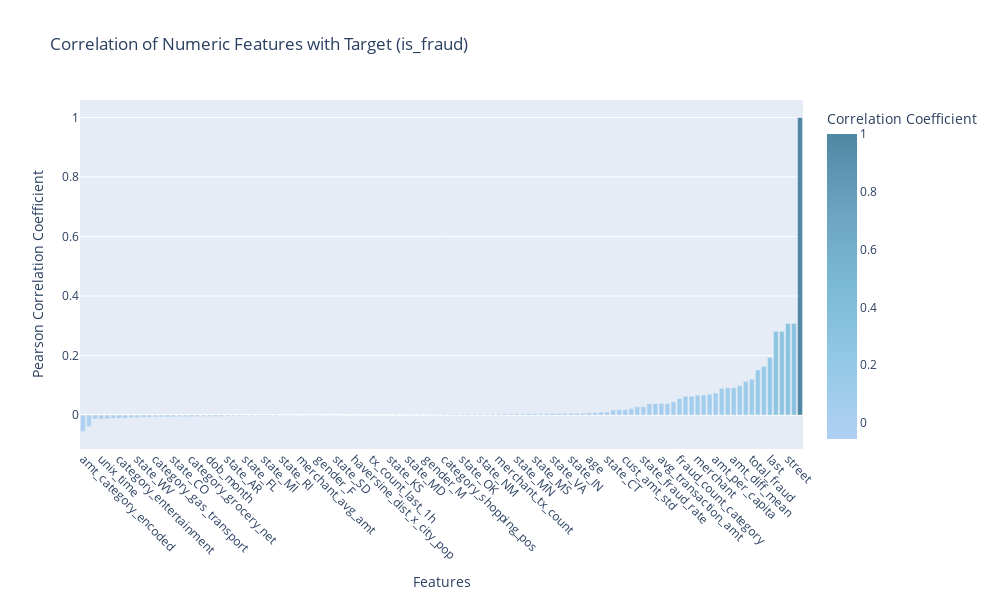

The cell this chart's notebook holds for it:
### Code cell
numeric_features = train_df.select_dtypes(include=['int64', 'float64','int32','int8','int16']).columns.tolist()
numeric_features = [col for col in numeric_features if col != 'cc_num']

# Compute correlation with target
target_col = 'is_fraud'
features_for_corr = numeric_features.copy()
if target_col not in features_for_corr:
    features_for_corr.append(target_col)

correlation_with_target = train_df[features_for_corr].corr()[target_col].sort_values()

# Interactive bar chart
pastel_blue_colors = ['#b0d0f3', '#93c9e6', '#7cb9d4', '#6ca3c1', '#4f87a3']

fig = px.bar(
    x=correlation_with_target.index,
    y=correlation_with_target.values,
    labels={"x": "Features", "y": "Pearson Correlation Coefficient"},
    title=f"Correlation of Numeric Features with Target ({target_col})",
    color=correlation_with_target.values,
    color_continuous_scale=pastel_blue_colors
)

fig.update_layout(
    xaxis=dict(title="Features", tickangle=45),
    yaxis=dict(title="Pearson Correlation Coefficient"),
    coloraxis_colorbar=dict(title="Correlation Coefficient"),
    height=600,
    width=1000
)

fig.show()

### Figure 1 — Plotly figure (JSON) as saved in the notebook; plotly's stock layout.template omitted (floating-point values rounded to 4 significant figures)
{"data": [{"hovertemplate": "Features=%{x}<br>Pearson Correlation Coefficient=%{y}<br>color=%{marker.color}<extra></extra>", "legendgroup": "", "marker": {"color": [-0.05535, -0.03855, -0.01342, -0.01307, -0.01262, -0.01105, -0.01074, -0.01047, -0.009257, -0.008779, -0.007513, -0.007383, -0.006112, -0.006018, -0.005958, -0.005874, -0.005723, -0.005603, -0.005369, -0.005074, -0.004797, -0.004783, -0.004551, -0.004143, -0.003404, -0.003071, -0.00292, -0.002759, -0.002443, -0.002388, -0.002344, -0.002271, -0.002229, -0.001166, -0.001056, -0.0009828, -0.0007789, -0.0007755, -0.0007742, -0.0007475, -0.0007475, -0.0007079, -0.0006793, -0.0006587, -0.0006088, -0.0005521, -0.0005397, -0.0004091, -0.0004091, -0.0004091, -0.0003209, -0.0003018, 0.0004503, 0.0005031, 0.0006115, 0.000628, 0.0007475, 0.0007475, 0.0008853, 0.00125, 0.002115, 0.002305, 0.002471, 0.00268, 0.002973, 0.002979, 0.003093, 0.003097, 0.003144, 0.003277, 0.003394, 0.003664, 0.003749, 0.004292, 0.0044, 0.004619, 0.004703, 0.005053, 0.00523, 0.005351, 0.005383, 0.005768, 0.00604, 0.00609, 0.007513, 0.008013, 0.01002, 0.01037, 0.01698, 0.01801, 0.01801, 0.02164, 0.02798, 0.0284, 0.03794, 0.03893, 0.03893, 0.03893, 0.04468, 0.05503, 0.06318, 0.06332, 0.06733, 0.06733, 0.06978, 0.0739, 0.08993, 0.09146, 0.09146, 0.09849, 0.1132, 0.1202, 0.1516, 0.1638, 0.194, 0.2813, 0.2813, 0.3078, 0.3078, 1.0], "coloraxis": "coloraxis", "pattern": {"shape": ""}}, "name": "", "orientation": "v", "showlegend": false, "textposition": "auto", "type": "bar", "x": ["amt_category_encoded", "transaction_count", "category_home", "unix_time", "category_kids_pets", "category_food_dining", "category_entertainment", "category_health_fitness", "category_personal_care", "state_WV", "dob_year", "category_misc_pos", "category_gas_transport", "state_OH", "state_VT", "state_CO", "state_UT", "state_WY", "category_grocery_net", "job_code", "state_TX", "dob_month", "category_travel", "state_NV", "state_AR", "state_ME", "state_LA", "state_FL", "state_CA", "state_TN", "state_MI", "zip", "state_PA", "state_RI", "state_SC", "haversine_dist", "merchant_avg_amt", "state_AL", "state_NE", "gender_F", "fraud_count_gender", "state_NC", "state_SD", "merch_long", "state_MA", "haversine_dist_x_city_pop", "long", "tx_count_last_7d", "tx_count_last_1h", "tx_count_last_24h", "state_WA", "state_KS", "state_IL", "state_NJ", "state_MD", "state_ND", "gender_code", "gender_M", "city_pop", "state_MO", "category_shopping_pos", "state_DC", "state_NH", "state_OK", "state_AZ", "state_GA", "state_NM", "dob_day", "state_HI", "merchant_tx_count", "state_WI", "state_KY", "state_MN", "state_NY", "state_OR", "state_MS", "state_IA", "age_group_encoded", "state_VA", "state_MT", "state_ID", "state_IN", "merch_lat", "lat", "age", "state_AK", "gender_x_category", "state_CT", "category_code", "std_transaction_amt", "cust_amt_std", "category_misc_net", "category_grocery_pos", "state_fraud_rate", "category_shopping_net", "cc_avg_amt", "avg_transaction_amt", "cust_amt_mean", "job_x_amt", "fraud_count_category", "haversine_dist_x_amt", "fraud_count_merchant", "merchant", "merchant_fraud_rate", "fraud_count_job", "amt_per_capita", "amt_ratio_mean", "amt_diff_std", "amt_diff_mean", "amt", "amt_per_category", "total_fraud", "job", "first", "last", "city_fraud_rate", "city", "street", "cc_fraud_rate", "is_fraud"], "xaxis": "x", "y": [-0.05535, -0.03855, -0.01342, -0.01307, -0.01262, -0.01105, -0.01074, -0.01047, -0.009257, -0.008779, -0.007513, -0.007383, -0.006112, -0.006018, -0.005958, -0.005874, -0.005723, -0.005603, -0.005369, -0.005074, -0.004797, -0.004783, -0.004551, -0.004143, -0.003404, -0.003071, -0.00292, -0.002759, -0.002443, -0.002388, -0.002344, -0.002271, -0.002229, -0.001166, -0.001056, -0.0009828, -0.0007789, -0.0007755, -0.0007742, -0.0007475, -0.0007475, -0.0007079, -0.0006793, -0.0006587, -0.0006088, -0.0005521, -0.0005397, -0.0004091, -0.0004091, -0.0004091, -0.0003209, -0.0003018, 0.0004503, 0.0005031, 0.0006115, 0.000628, 0.0007475, 0.0007475, 0.0008853, 0.00125, 0.002115, 0.002305, 0.002471, 0.00268, 0.002973, 0.002979, 0.003093, 0.003097, 0.003144, 0.003277, 0.003394, 0.003664, 0.003749, 0.004292, 0.0044, 0.004619, 0.004703, 0.005053, 0.00523, 0.005351, 0.005383, 0.005768, 0.00604, 0.00609, 0.007513, 0.008013, 0.01002, 0.01037, 0.01698, 0.01801, 0.01801, 0.02164, 0.02798, 0.0284, 0.03794, 0.03893, 0.03893, 0.03893, 0.04468, 0.05503, 0.06318, 0.06332, 0.06733, 0.06733, 0.06978, 0.0739, 0.08993, 0.09146, 0.09146, 0.09849, 0.1132, 0.1202, 0.1516, 0.1638, 0.194, 0.2813, 0.2813, 0.3078, 0.3078, 1.0], "yaxis": "y"}], "layout": {"barmode": "relative", "coloraxis": {"colorbar": {"title": {"text": "Correlation Coefficient"}}, "colorscale": [[0, "#b0d0f3"], [0.25, "#93c9e6"], [0.5, "#7cb9d4"], [0.75, "#6ca3c1"], [1, "#4f87a3"]]}, "height": 600, "legend": {"tracegroupgap": 0}, "title": {"text": "Correlation of Numeric Features with Target (is_fraud)"}, "width": 1000, "xaxis": {"anchor": "y", "domain": [0, 1], "tickangle": 45, "title": {"text": "Features"}}, "yaxis": {"anchor": "x", "domain": [0, 1], "title": {"text": "Pearson Correlation Coefficient"}}}}
